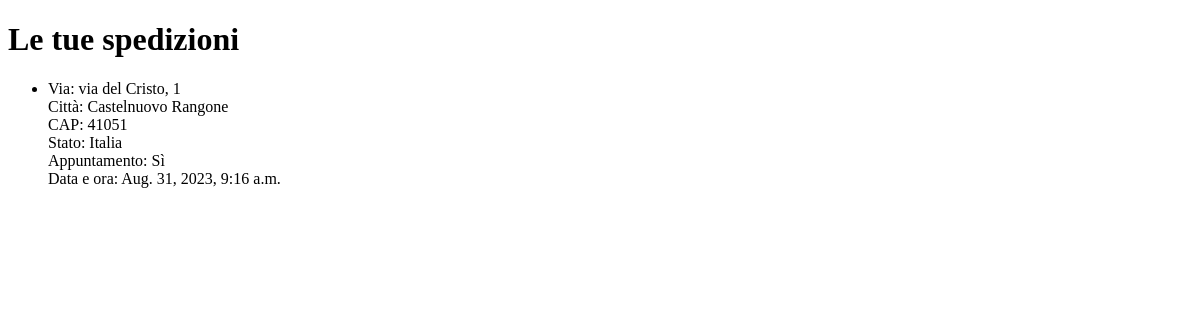
The app's page /spedizionilist/ (signed in), older data.
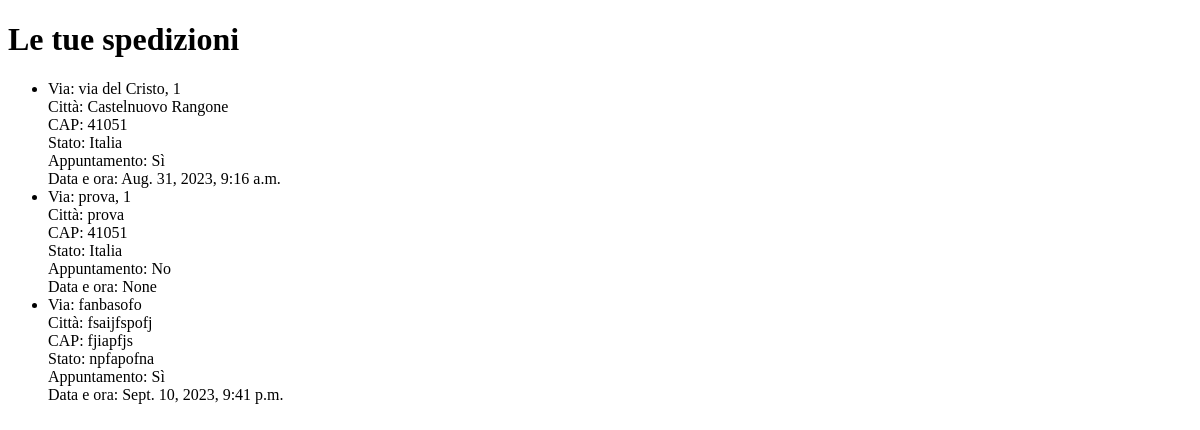
The same page, newer data.
### gestione/models.py (models this page shows)
class Spedizione(models.Model):
    user = models.ForeignKey(User, on_delete=models.CASCADE)
    via = models.TextField()
    citta = models.CharField(max_length=50)
    CAP = models.CharField(max_length=20)
    stato = models.CharField(max_length=50)
    is_appuntamento = models.BooleanField()
    dataora = models.DateTimeField(null=True, blank=True)
    successful = models.BooleanField(default=False)
    class Meta:
        verbose_name_plural = "Spedizioni"

### tecweb/views.py (the view)
# urls.py: path('spedizionilist/', view_spedizioni, name='spedizioni_list'),
@login_required
def view_spedizioni(request):
    user_spedizioni = Spedizione.objects.filter(user=request.user)
    context = {'user_spedizioni': user_spedizioni}
    return render(request, 'spedizioneList.html', context)

### templates/spedizioneList.html (shortened to what this page needs)
<!DOCTYPE html>
<html>
<head>
</head>
<body>
    <h1>Le tue spedizioni</h1>
    <ul>
        {% for spedizione in user_spedizioni %}
            <li>
                Via: {{ spedizione.via }}<br>
                Città: {{ spedizione.citta }}<br>
                CAP: {{ spedizione.CAP }}<br>
                Stato: {{ spedizione.stato }}<br>
                Appuntamento: {% if spedizione.is_appuntamento %}Sì{% else %}No{% endif %}<br>
                Data e ora: {{ spedizione.dataora }}<br>
            </li>
        {% endfor %}
    </ul>
</body>
</html>

Row changes from the older to the newer data that the page shows:
added Spedizione: via "prova, 1", citta "prova", CAP "41051", stato "Italia", is_appuntamento "No", dataora "None"
added Spedizione: via "fanbasofo", citta "fsaijfspofj", CAP "fjiapfjs", stato "npfapofna", is_appuntamento "Sì", dataora "Sept. 10, 2023, 9:41 p.m."
